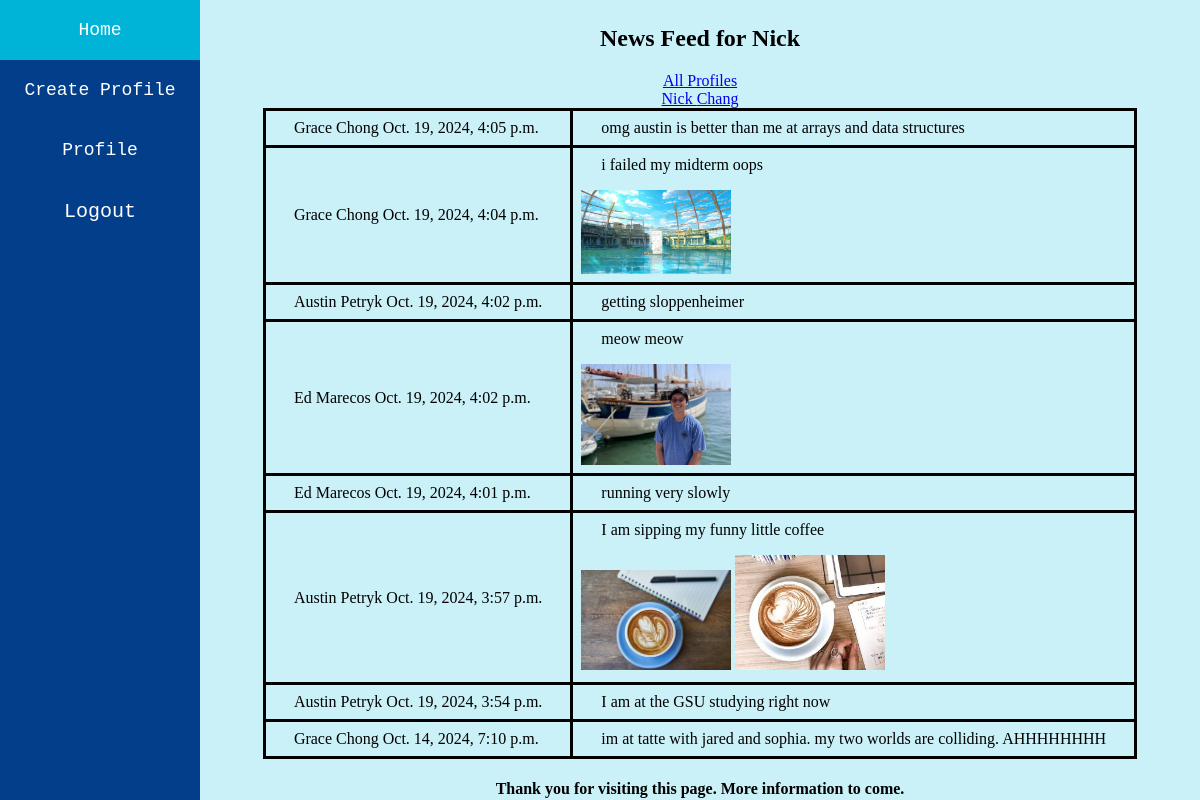
The app's page /mini_fb/profile/news_feed (signed in) with its own data.
### mini_fb/models.py (models this page shows, shortened)
class Profile(models.Model):
    user = models.ForeignKey(User, on_delete=models.CASCADE)
    first_name = models.TextField(blank=False)
    last_name = models.TextField(blank=False)
    city = models.TextField(blank=False)
    email = models.TextField(blank=False)
    profile_image_url = models.TextField(blank=True)
    def __str__(self):
        return self.first_name + " " + self.last_name
    def get_friends(self):
        friendships = Friend.objects.filter(profile1=self) | Friend.objects.filter(profile2=self)
        friends = []
        for f in friendships:
            if f.profile1==self:
                friends.append(f.profile2)
            else:
                friends.append(f.profile1)
        return friends
    def get_news_feed(self):
        friends = self.get_friends()
        statuses = StatusMessage.objects.filter(profile__in=friends).order_by('timestamp').reverse()
        return statuses

class StatusMessage(models.Model):
    timestamp = models.DateTimeField(auto_now=True)
    message = models.TextField()
    profile = models.ForeignKey("Profile", on_delete=models.CASCADE)
    def get_images(self):
        images = Image.objects.filter(statusMessage=self)
        return images

class Image(models.Model):
    image = models.ImageField(blank=True)
    statusMessage = models.ForeignKey("StatusMessage", on_delete=models.CASCADE)

### mini_fb/views.py (the view)
# urls.py: path(r'profile/news_feed', views.ShowNewsFeedView.as_view(), name="news_feed"),
class ShowNewsFeedView(MiniFBLoginRequiredMixin, SignedInUserDetails, DetailView):
    model = Profile
    template_name="mini_fb/news_feed.html"
    context_object_name="profile"

### mini_fb/views.py (called while the page is built)
    def get_user_profile(self, user):
        return Profile.objects.filter(user=user).first()

    def get_context_data(self, **kwargs):
        print(f'request:{self.request.user}')
        context = super().get_context_data(**kwargs)
        if self.request.user.is_authenticated:
            profile = self.get_user_profile(self.request.user)
            context['logged_in_profile'] = profile
        return context

    def get_object(self):
        return self.get_user_profile(self.request.user)

### mini_fb/templates/mini_fb/news_feed.html
{% extends 'mini_fb/base.html' %}
{% block content %}
<h2>News Feed for {{profile.first_name}}</h2>
<a href="{% url 'show_all_profiles' %}">All Profiles</a>
<a href="{% url 'show_profile' profile.pk %}">{{profile.first_name}} {{profile.last_name}}</a>
<table class="status_messages news_feed">
    {% for s in profile.get_news_feed %}
    <tr>
        <td><p>{{s.profile}} {{s.timestamp}}</p></td>
        <td>
            <p>{{s.message}}</p>
            {% for img in s.get_images %}
                <img src='{{img.image.url}}' alt='{{img.image.url}}'>
            {% endfor %}
        </td>
    </tr>
    {% endfor %}
</table>
{% endblock %}

### static/mini_fb.css (style rules this page uses)
body { display: flex; padding: 0px; margin: 0px; }
.content p { margin-left: 20px; margin-right: 20px; }
.content td { text-align: center; }
.status_messages td { text-align: left; }
.status_messages img { max-width: 150px; max-height: 150px; }
.status_messages { border-collapse: collapse; }
.news_feed td { border: 3px solid black; border-radius: 5px; padding: 8px; }

### records on screen
Profile: first_name "Nick", last_name "Chang"
StatusMessage: profile "Grace Chong", timestamp "Oct. 19, 2024, 4:05 p.m.", message "omg austin is better than me at arrays and data structures"
StatusMessage: profile "Grace Chong", timestamp "Oct. 19, 2024, 4:04 p.m.", message "i failed my midterm oops"
Image: image (picture)
StatusMessage: profile "Austin Petryk", timestamp "Oct. 19, 2024, 4:02 p.m.", message "getting sloppenheimer"
StatusMessage: profile "Ed Marecos", timestamp "Oct. 19, 2024, 4:02 p.m.", message "meow meow"
Image: image (picture)
StatusMessage: profile "Ed Marecos", timestamp "Oct. 19, 2024, 4:01 p.m.", message "running very slowly"
StatusMessage: profile "Austin Petryk", timestamp "Oct. 19, 2024, 3:57 p.m.", message "I am sipping my funny little coffee"
Image: image (picture)
Image: image (picture)
StatusMessage: profile "Austin Petryk", timestamp "Oct. 19, 2024, 3:54 p.m.", message "I am at the GSU studying right now"
StatusMessage: profile "Grace Chong", timestamp "Oct. 14, 2024, 7:10 p.m.", message "im at tatte with jared and sophia. my two worlds are colliding. AHHHHHHHH"
